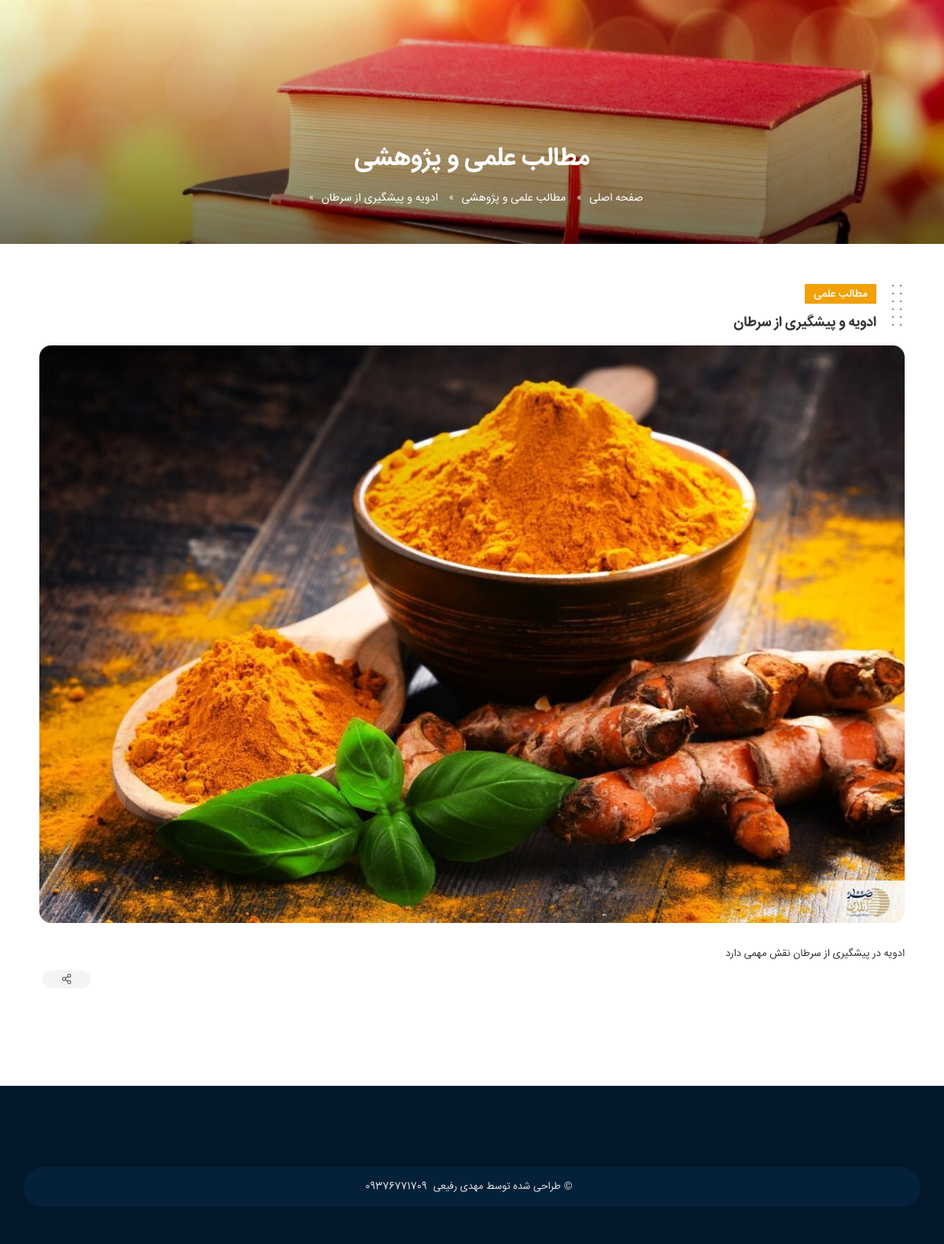
The page /article_detail/advieh_pishgiri_saratan/ on the database its author committed.
### home/models.py (models this page shows, shortened)
class Research(models.Model):
    image = models.ImageField(upload_to="ResearchImages", verbose_name="عکس مطلب")
    header = models.CharField(max_length=100, verbose_name="عنوان مطلب")
    slug = models.SlugField(max_length=150, unique=True, blank=True, null=True, verbose_name="نام آدرس بار")
    preview = models.CharField(max_length=200, verbose_name="پیش نمایش")
    body = RichTextField(blank=True, null=True, verbose_name="متن اصلی")
    class Meta:
        verbose_name = "مطالب منتشر شده  "
        verbose_name_plural = "مطالب"

### home/views.py (the view)
# urls.py: path('article_detail/<slug:slug>/', views.article_detail, name='article_detail'),
def article_detail(request, slug=None):
    r_detail = Research.objects.get(slug=slug)
    context = {'r_detail': r_detail}
    return render(request, 'home/article_detail.html', context)

### home/templates/home/article_detail.html (shortened to what this page needs)
{% extends 'base.html' %}
{% load static %}
    {% block css %}
        <link href="{% static 'Main.css' %}" rel="stylesheet"/>
        <link href="{% static 'Menu-demo4.css' %}" rel="stylesheet"/>
        <link href="{% static 'Style.css' %}" rel="stylesheet"/>
    {% endblock %}
{% block body %}
    <body class="demo2">
    <div class="main_wrap">
        <section class="banner_area">
            <div class="container">
                <h1 class="text-white IRANSans_Bold">مطالب علمی و پژوهشی</h1>
                <div class="breadcrumb_content">
                    <ul>
                        <li><a href="{% url 'home:home' %}">صفحه اصلی</a></li>
                        <li><a href="{% url 'home:home' %}">مطالب علمی و پژوهشی</a></li>
                        <li><a href="#">{{ r_detail.header }}</a></li>
                    </ul>
                </div>
            </div>
        </section>
        <section class="container p-4 ">
            <div class="row">
                <div class="col-xl-12  order-xl-1 order-0 my-3">
                    <div class="p-sm-2">
                        <div class="item mb-4">
                            <div class="row">
                                <div class="col-lg-12 detailblog text-justify">
                                    <div class="d-flex flex-row mb-2">
                                        <div class="Dottedstocol ml-3"></div>
                                        <div class="singletitle">
                                            <span>مطالب علمی</span>
                                            <h1 class="text-right">{{ r_detail.header }} </h1>
                                        </div>
                                    </div>
                                    <img src="{{ r_detail.image.url }}" class="img-fluid mb-4  radius15"/>
                                    <p class="text-justify">
                                        {{ r_detail.body|safe}}
                                    </p>
                                </div>
                            </div>
                            <div class="row">
                                <div class="col-lg-12">
                                    <div class="float-left">
                                        <a onclick="navigator.clipboard.writeText(window.location.href);this.insertAdjacentHTML('afterend', '<div class=linktooltips-container>Link copied</div>');setTimeout(() => { document.querySelectorAll('.linktooltips-container').forEach(el => el.remove()); }, 3000);"
                                           target="_blank" class="btn bg-light py-1 px-4 m-1 fa12 radius25"> <i
                                                class="fal fa-share-alt"></i></a>
                                    </div>
                                </div>
                            </div>
                        </div>
                    </div>
                </div>
            </div>
        </section>
      <footer class="mt-5 pt-5 pb-2">
        <div class="container py-4">
            <div class="row pt-3">
                <div class="container-fluid">
                    <div class="copyright d-flex align-items-center justify-content-center"><span class="px-2">© طراحی شده توسط مهدی رفیعی</span><i class="fas fa-phone-flip">09376771709</i></div>
                </div>
            </div>
        </div>
    </footer>
    </div>
    </body>
{% endblock %}

### home/static/Style.css (style rules this page uses)
article, aside, details, figcaption, figure, footer, header, nav, section, summary { display: block; margin: 0; padding: 0; }
a, abbr, acronym, address, applet, article, aside, audio, b, big, blockquote, body, canvas, caption, center, cite, code, dd, del, details, dfn, div, dl, dt, em, embed, fieldset, figcaption, figure, footer, form, h1, h2, h3, h4, h5, h6, header, hgroup, html, i, iframe, img, ins, kbd, label, legend, li, mark, menu, nav, object, ol, output, p, pre, q, ruby, s, samp, section, small, span, strike, strong, sub, summary, sup, table, tbody, td, tfoot, th, thead, time, tr, tt, u, ul, var, video { margin: 0; padding: 0; border: 0; }
* { -webkit-box-sizing: border-box; -moz-box-sizing: border-box; outline: 0; box-sizing: border-box; }
img { border: none; text-decoration: none; outline: none; max-width: 100%; height: auto; }
nav, ul, ol li, li { list-style: none; margin: 0; padding: 0; }
i { font-style: normal; }
a { color: #2b2626; text-decoration: none; }
h1, h2, h3, h4, h5, h6 { margin: 0; padding: 0; line-height: 2em; }
.radius15 { border-radius: 15px; }
.radius25 { border-radius: 55px; }
.IRANSans_Bold { font-family: IRANSans_Bold; }
body { direction: rtl; font-size: 13px; font-family: IRANSans; text-align: right; color: #333; margin: 0; padding: 0; background-color: #fff; overflow-x: hidden; line-height: 2.4; }
.breadcrumb_content { color: #fff; font-size: 14px; }
.breadcrumb_content ul li { display: inline-block !important; }
.breadcrumb_content ul li a { color: #fff; }
.breadcrumb_content ul li a::after { content: "»"; display: inline-block; font-size: 12px; line-height: 15px; vertical-align: middle; margin: 10px; }
footer { background-color: #03192b; color: #dddddd; }
footer .copyright { font-size: 13px; color: #dddddd; padding: 10px; text-align: center; background: #042139; border-radius: 25px; margin: 15px 0; }
.Dottedstocol { width: 20px; height: 60px; background-image: radial-gradient(#818181 1px, transparent 1px); -webkit-background-size: 20px 20px; background-size: 10px 10px; border-radius: 0; }
.singletitle span { font-family: IRANSans_Medium; background-color: #f1a005; padding: 0.1rem 0.7rem; color: #fff; font-size: 0.86rem; }
.singletitle h1 { font-family: IRANSans_Bold; font-size: 1.1rem; line-height: 2.3; }
.banner_area { padding: 170px 0 40px; background: rgba(0, 0, 0, 0.5) url('./img/books.jpeg') no-repeat; background-size:cover; text-align: center; }

### rows shown on the page
Research: header "ادویه و پیشگیری از سرطان", image (picture), body "ادویه در پیشگیری از سرطان نقش مهمی دارد"
